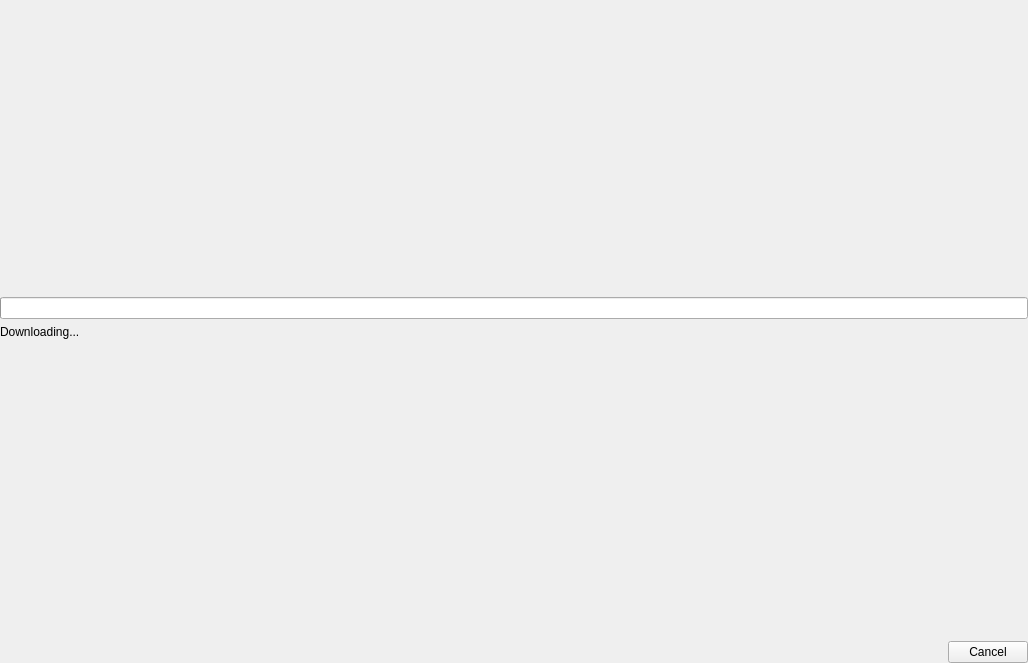
<?xml version="1.0" encoding="UTF-8"?>
<ui version="4.0">
 <class>ArtDownloaderActivity</class>
 <widget class="QWidget" name="ArtDownloaderActivity">
  <property name="geometry">
   <rect>
    <x>0</x>
    <y>0</y>
    <width>1028</width>
    <height>663</height>
   </rect>
  </property>
  <property name="windowTitle">
   <string notr="true"/>
  </property>
  <layout class="QVBoxLayout" name="verticalLayout">
   <property name="leftMargin">
    <number>0</number>
   </property>
   <property name="topMargin">
    <number>0</number>
   </property>
   <property name="rightMargin">
    <number>0</number>
   </property>
   <property name="bottomMargin">
    <number>0</number>
   </property>
   <item>
    <spacer name="mp_spacer_2">
     <property name="orientation">
      <enum>Qt::Vertical</enum>
     </property>
     <property name="sizeHint" stdset="0">
      <size>
       <width>20</width>
       <height>40</height>
      </size>
     </property>
    </spacer>
   </item>
   <item>
    <widget class="QProgressBar" name="mp_progress_bar">
     <property name="format">
      <string>%p% (%v of %m downloaded)</string>
     </property>
    </widget>
   </item>
   <item>
    <widget class="QLabel" name="mp_label_downloading">
     <property name="text">
      <string>Downloading...</string>
     </property>
    </widget>
   </item>
   <item>
    <spacer name="mp_spacer">
     <property name="orientation">
      <enum>Qt::Vertical</enum>
     </property>
     <property name="sizeHint" stdset="0">
      <size>
       <width>20</width>
       <height>40</height>
      </size>
     </property>
    </spacer>
   </item>
   <item>
    <widget class="QDialogButtonBox" name="mp_button_box">
     <property name="standardButtons">
      <set>QDialogButtonBox::Cancel</set>
     </property>
    </widget>
   </item>
  </layout>
 </widget>
 <resources/>
 <connections/>
</ui>
